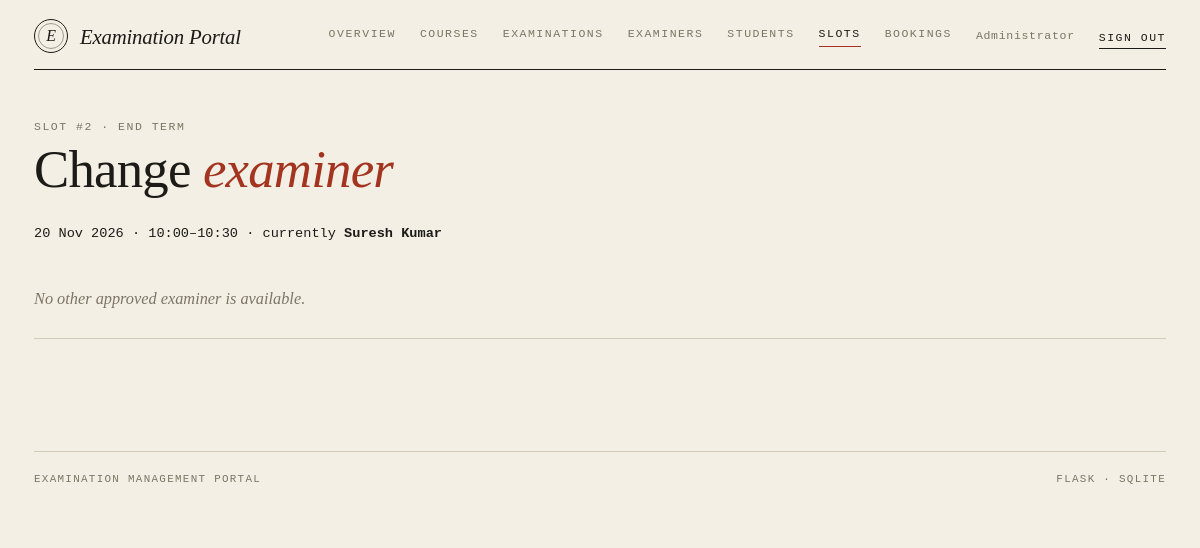
/admin/slots/2/examiner (signed in), run on the app's committed database.
### tables this page shows
CREATE TABLE users (
    id            INTEGER PRIMARY KEY AUTOINCREMENT,
    email         TEXT NOT NULL UNIQUE,
    password_hash TEXT NOT NULL,
    role          TEXT NOT NULL CHECK (role IN ('admin','examiner','student')),
    full_name     TEXT NOT NULL,
    phone         TEXT,
    department    TEXT,
    status        TEXT NOT NULL DEFAULT 'active'
                  CHECK (status IN ('active','pending','inactive')),
    created_on    TEXT NOT NULL DEFAULT (date('now','localtime'))
);

CREATE TABLE slots (
    id              INTEGER PRIMARY KEY AUTOINCREMENT,
    exam_id         INTEGER NOT NULL REFERENCES exams(id) ON DELETE CASCADE,
    examiner_id     INTEGER NOT NULL REFERENCES users(id),
    date            TEXT NOT NULL,
    start_time      TEXT NOT NULL,
    end_time        TEXT NOT NULL,
    capacity        INTEGER NOT NULL CHECK (capacity > 0),
    available_seats INTEGER NOT NULL,
    status          TEXT NOT NULL DEFAULT 'Available'
                    CHECK (status IN ('Available','Full','Cancelled','Completed'))
);

### routes/admin.py (the view, shortened to what this page needs)
@bp.route("/slots/<int:sid>/examiner", methods=["GET", "POST"])
def slot_examiner(sid):
    db = get_db()
    s = db.execute("SELECT s.*, e.name AS exam FROM slots s JOIN exams e ON e.id=s.exam_id "
                   "WHERE s.id=?", (sid,)).fetchone()
    if not s:
        abort(404)
    options = db.execute("SELECT * FROM users WHERE role='examiner' AND status='active' "
                         "AND id != ? ORDER BY full_name", (s["examiner_id"],)).fetchall()
    cur = db.execute("SELECT full_name FROM users WHERE id=?", (s["examiner_id"],)).fetchone()[0]
    return render_template("admin/slot_examiner.html", s=s, options=options, cur=cur)

### db.py (called while the page is built)
def _connect(path):
    con = sqlite3.connect(path, isolation_level=None)  # we manage transactions
    con.row_factory = sqlite3.Row
    con.execute("PRAGMA foreign_keys = ON")
    return con

def get_db():
    if "db" not in g:
        g.db = _connect(current_app.config["DATABASE"])
    return g.db

### logic.py (called while the page is built)
def csrf_token():
    if "_csrf" not in session:
        session["_csrf"] = secrets.token_hex(16)
    return session["_csrf"]

def csrf_field():
    return Markup('<input type="hidden" name="_csrf" value="%s">' % csrf_token())

### routes/admin.py (called while the page is built)
@bp.before_request
def guard():
    if not g.user:
        return redirect(url_for("auth.login"))
    if g.user["role"] != "admin":
        abort(403)

### templates/admin/slot_examiner.html (shortened to what this page needs)
{% extends 'base.html' %}
{% from 'macros.html' import head %}
{% block body %}
{{ head('Slot #' ~ s.id ~ ' · ' ~ s.exam, 'Change', 'examiner') }}
<p class="mono">{{ s.date|dmy }} · {{ s.start_time }}–{{ s.end_time }} · currently <strong>{{ cur }}</strong></p>
{% if options %}
<form method="post" class="form-narrow">
  {{ csrf_field() }}
  <div class="mb-4"><label class="form-label" for="examiner_id">New examiner</label>
    <select class="form-select" id="examiner_id" name="examiner_id">
      {% for u in options %}<option value="{{ u.id }}">{{ u.full_name }} — {{ u.department }}</option>{% endfor %}
    </select></div>
  <button class="btn btn-ink">Reassign</button>
  <a class="act ms-3" href="{{ url_for('admin.slots') }}">cancel</a>
</form>
{% else %}<div class="empty">No other approved examiner is available.</div>{% endif %}
{% endblock %}

### templates/macros.html (shortened to what this page needs)
{% macro head(eyebrow, title, em='', lede='') %}
<div class="page-head">
  <div class="eyebrow">{{ eyebrow }}</div>
  <h1 class="title">{{ title }}{% if em %} <em>{{ em }}</em>{% endif %}</h1>
</div>
{% endmacro %}

### templates/nav.html
{% set links = {
  'admin': [('admin.dashboard','Overview'),('admin.courses','Courses'),('admin.exams','Examinations'),
            ('admin.examiners','Examiners'),('admin.students','Students'),('admin.slots','Slots'),
            ('admin.bookings','Bookings')],
  'examiner': [('examiner.dashboard','Overview')],
  'student': [('student.dashboard','Overview'),('student.exams','Examinations'),
              ('student.bookings','Bookings'),('student.results','Results'),('student.profile','Profile')]
} %}
<header class="site-nav">
  <a class="brand" href="{{ url_for('auth.index') }}"><span class="seal">E</span>Examination Portal</a>
  <nav class="nav-links">
    {% if g.user and not (g.user.role == 'examiner' and g.user.status != 'active') %}
      {% for ep, label in links[g.user.role] %}
        {% set u = url_for(ep) %}
        <a href="{{ u }}" class="{{ 'on' if ((request.path == u) if loop.first else request.path.startswith(u)) }}">{{ label }}</a>
      {% endfor %}
    {% endif %}
    {% if g.user %}
      <span class="who">{{ g.user.full_name }}</span>
      <form method="post" action="{{ url_for('auth.logout') }}" class="d-inline">{{ csrf_field() }}
        <button class="act">Sign out</button></form>
    {% endif %}
  </nav>
</header>

### static/css/style.css (style rules this page uses)
:root { --paper: #f3efe4; --paper-2: #e9e3d1; --ink: #1d1b18; --muted: #7b7566; --rule: #d3cbb8; --accent: #a3341f; --ok: #4a6741; --warn: #a67c1f; --serif: "Iowan Old Style", "Palatino Linotype", Palatino, "Book Antiqua", Georgia, serif; --mono: ui-monospace, "SF Mono", "Cascadia Mono", Menlo, Consolas, monospace; }
html, body { background: var(--paper); }
body { color: var(--ink); font-family: var(--serif); font-size: 1.02rem; line-height: 1.6; -webkit-font-smoothing: antialiased; }
a { color: var(--ink); text-decoration-color: var(--accent); text-underline-offset: 3px; }
h1, h2, h3 { font-weight: 400; letter-spacing: -0.015em; }
.mono { font-family: var(--mono); font-size: .85rem; }
.site-nav { display: flex; flex-wrap: wrap; gap: .8rem 2rem; align-items: center; justify-content: space-between; padding: 1.2rem 0 1rem; border-bottom: 1px solid var(--ink); }
.brand { display: flex; align-items: center; gap: .75rem; text-decoration: none; font-style: italic; font-size: 1.3rem; letter-spacing: -.01em; }
.seal { width: 34px; height: 34px; border: 1px solid var(--ink); border-radius: 50%; display: grid; place-items: center; position: relative; font-size: 1rem; }
.seal::after { content: ""; position: absolute; inset: 3px; border: 1px solid var(--ink); border-radius: 50%; opacity: .4; }
.nav-links { display: flex; flex-wrap: wrap; gap: .4rem 1.5rem; align-items: center; }
.nav-links a, .act, .eyebrow, .btn, th, .st, .form-label { font-family: var(--mono); font-size: .72rem; letter-spacing: .13em; text-transform: uppercase; }
.nav-links a { color: var(--muted); text-decoration: none; padding-bottom: 3px; border-bottom: 1px solid transparent; }
.nav-links a:hover, .nav-links a.on { color: var(--ink); }
.nav-links a.on { border-bottom-color: var(--accent); }
.who { font-family: var(--mono); font-size: .72rem; color: var(--muted); letter-spacing: .06em; }
.eyebrow { color: var(--muted); }
.page-head { margin: 3rem 0 1.6rem; }
.title { font-size: clamp(2.1rem, 4.4vw, 3.4rem); line-height: 1.04; margin: .35rem 0 0; }
.title em, h2 em { color: var(--accent); }
.empty { padding: 1.6rem 0; color: var(--muted); font-style: italic; border-bottom: 1px solid var(--rule); }
.act { color: var(--ink); text-decoration: none; border: 0; background: none; padding: 0; border-bottom: 1px solid var(--ink); margin-right: 1rem; cursor: pointer; }
.act:last-child { margin-right: 0; }

### data on the page
users: user.full_name "Administrator"
users: role "examiner", full_name "Suresh Kumar"
slots: date|dmy "20 Nov 2026", start_time "10:00", end_time "10:30"

### other printed values
{{ label }} "OVERVIEW" "COURSES" "EXAMINATIONS" "EXAMINERS" "STUDENTS" "SLOTS" "BOOKINGS"
{{ eyebrow }} "SLOT #2 · END TERM"
{{ title }} "Change"
